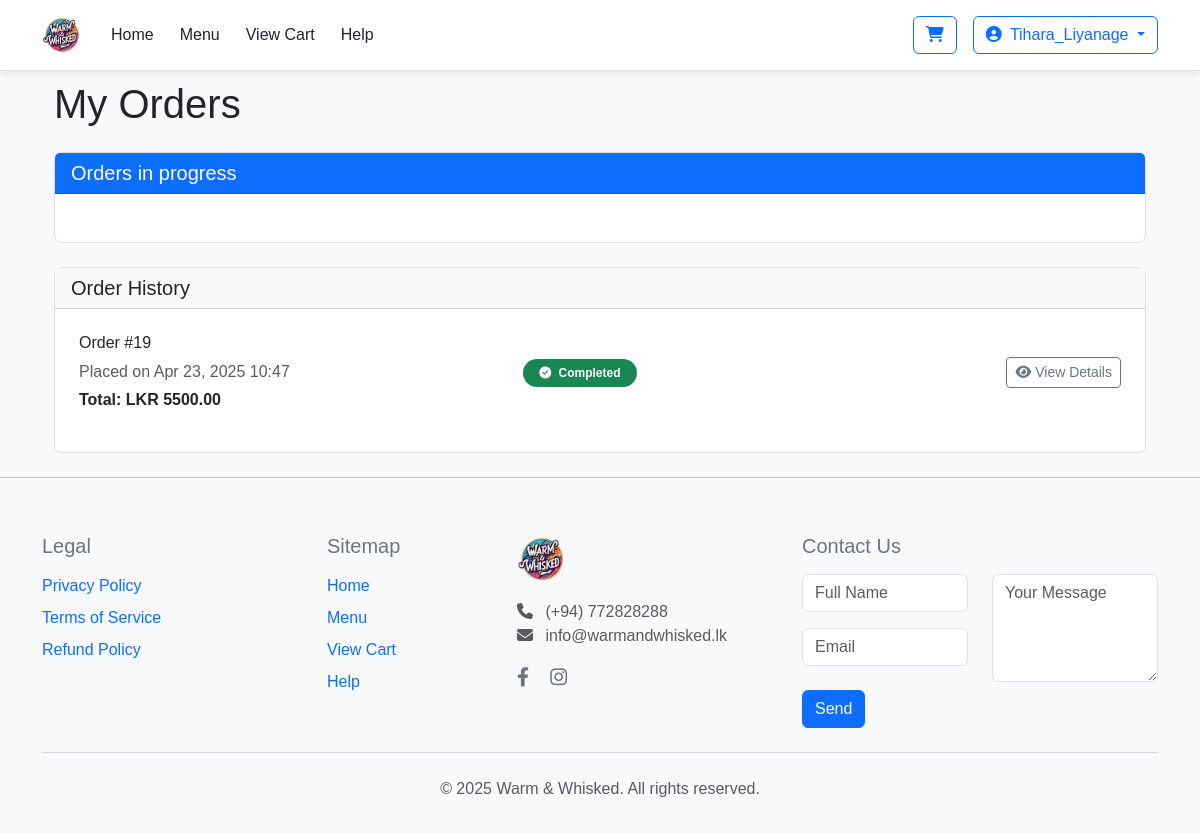
Before: /my-orders/ (signed in) with the older database file.
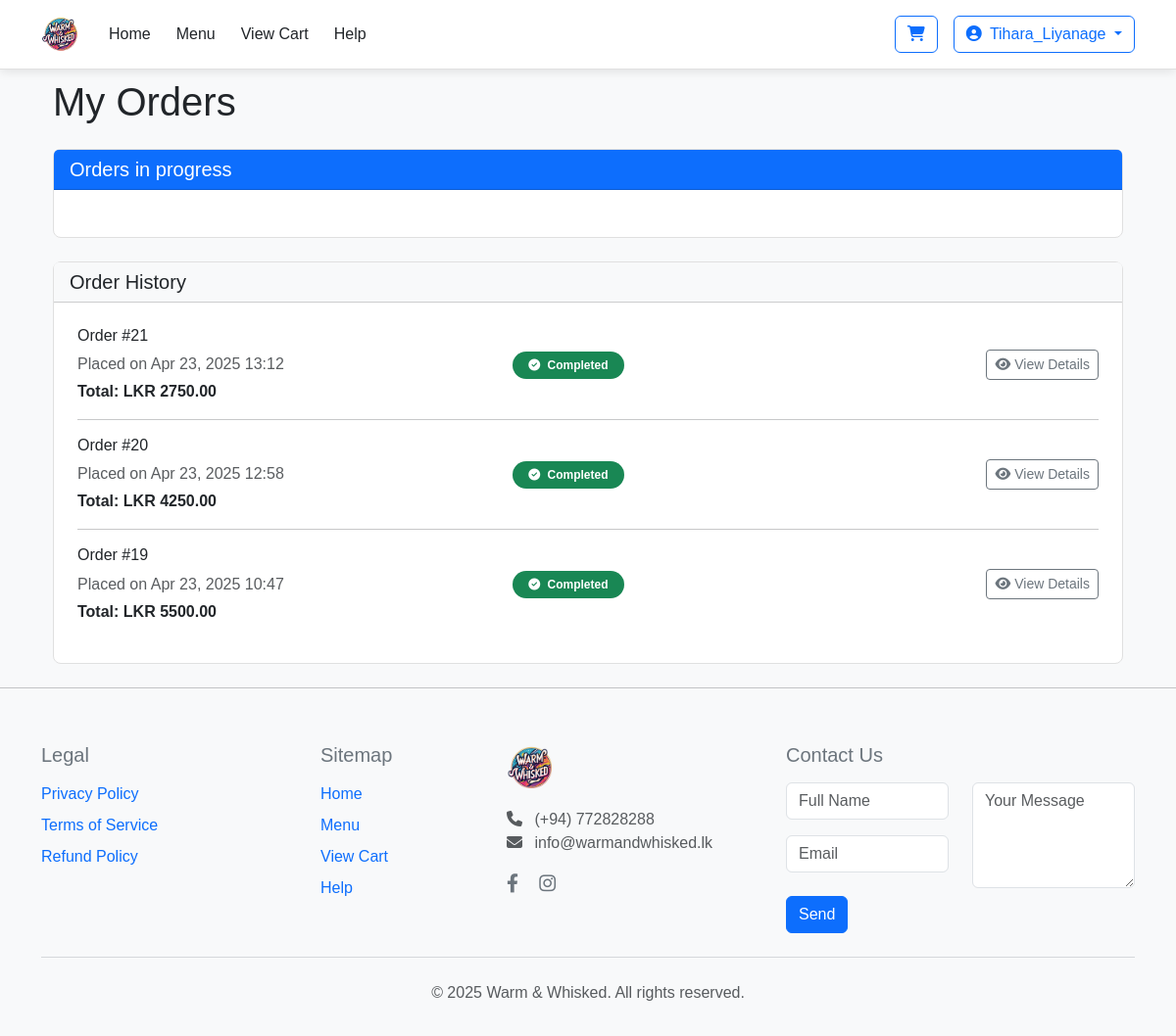
After: the same page with the newer database file.
### orders/models.py (models this page shows, shortened)
class Order(models.Model):
    ORDER_STATUS = (
        ('preparing', 'In Progress'),
        ('ready', 'Ready'),
        ('completed', 'Completed'),
    )
    user = models.ForeignKey(User, on_delete=models.CASCADE)
    created_at = models.DateTimeField(auto_now_add=True)
    status = models.CharField(max_length=20, choices=ORDER_STATUS, default='preparing')
    total = models.DecimalField(max_digits=8, decimal_places=2)
    delivery_address = models.TextField()
    contact_number = models.CharField(max_length=15)
    class Meta:
        ordering = ['-created_at']

### orders/views.py (the view)
# urls.py: path('my-orders/', views.order_tracking, name='order_tracking'),  # Changed path
@login_required
def order_tracking(request):
    orders = Order.objects.filter(user=request.user).order_by('-created_at')
    return render(request, 'orders/my_orders/order_tracking.html', {'orders': orders})

### orders/templates/orders/my_orders/order_tracking.html (shortened to what this page needs)
{% extends 'orders/pages/base.html' %}
{% block content %}
<div class="container">
    <h1 class="mb-4">My Orders</h1>
    <div class="card mb-4">
        <div class="card-header bg-primary text-white">
            <h5 class="mb-0">Orders in progress</h5>
        </div>
        <div class="card-body">
        </div>
    </div>
    <div class="card">
        <div class="card-header bg-light">
            <h5 class="mb-0">Order History</h5>
        </div>
        <div class="card-body">
            {% for order in orders %}
                {% if order.status == 'completed' %}
                <div class="row mb-3 align-items-center">
                    <div class="col-md-5">
                        <h6>Order #{{ order.id }}</h6>
                        <p class="mb-1 text-muted">Placed on {{ order.created_at|date:"M d, Y H:i" }}</p>
                        <p class="mb-0"><strong>Total: LKR {{ order.total }}</strong></p>
                    </div>
                    <div class="col-md-3">
                        <span class="badge rounded-pill bg-success py-2 px-3">
                            <i class="fas fa-check-circle me-1"></i>
                            Completed
                        </span>
                    </div>
                    <div class="col-md-4 text-end">
                        <button class="btn btn-outline-secondary btn-sm"
                                data-bs-toggle="modal"
                                data-bs-target="#orderModal"
                                onclick="loadOrderDetails({{ order.id }})">
                            <i class="fas fa-eye me-1"></i>View Details
                        </button>
                    </div>
                </div>
                {% if not forloop.last %}<hr>{% endif %}
                {% endif %}
            {% empty %}
                <div class="text-center py-3">
                    <i class="fas fa-inbox fa-3x text-muted mb-3"></i>
                    <p class="text-muted">No past orders</p>
                </div>
            {% endfor %}
        </div>
    </div>
</div>
{% endblock %}

### orders/templates/orders/pages/base.html (shortened to what this page needs)
{% load static %}
<!DOCTYPE html>
<html lang="en">
<head>
    <link href="https://cdn.jsdelivr.net/npm/bootstrap@5.3.0/dist/css/bootstrap.min.css" rel="stylesheet">
    <link rel="stylesheet" href="https://cdnjs.cloudflare.com/ajax/libs/font-awesome/6.4.0/css/all.min.css">
    <link rel="stylesheet" href="{% static 'orders/css/style.css' %}">
</head>
<body>
    <nav class="navbar navbar-expand-lg navbar-overlay">
        <div class="container">
            <a class="navbar-brand" href="{% url 'home' %}">
                <img src="{% static 'images/logo.png' %}" alt="Logo" height="40">
            </a>
            <div class="collapse navbar-collapse" id="navbarNav">
                <ul class="navbar-nav me-auto">
                    <li class="nav-item">
                        <a class="nav-link {% if request.resolver_match.url_name == 'home' %}active{% endif %}" href="{% url 'home' %}">Home</a>
                    </li>
                    <li class="nav-item">
                        <a class="nav-link {% if request.resolver_match.url_name == 'orders' %}active{% endif %}" href="{% url 'orders' %}">Menu</a>
                    </li>
                    <li class="nav-item">
                        <a class="nav-link {% if request.resolver_match.url_name == 'cart' %}active{% endif %}" href="{% url 'cart' %}">View Cart</a>
                    </li>
                    <li class="nav-item">
                        <a class="nav-link {% if request.resolver_match.url_name == 'help' %}active{% endif %}" href="{% url 'help' %}">Help</a>
                    </li>
                </ul>
                <div class="d-flex">
                    <a href="{% url 'cart' %}" class="btn btn-outline-primary position-relative me-3">
                        <i class="fas fa-shopping-cart"></i>
                    </a>
                    {% if user.is_authenticated %}
                        <div class="dropdown">
                            <button class="btn btn-outline-primary dropdown-toggle" type="button" id="userDropdown" data-bs-toggle="dropdown">
                                <i class="fas fa-user-circle me-1"></i> {{ user.username }}
                            </button>
                        </div>
                    {% else %}
                        <a href="{% url 'login' %}" class="btn btn-outline-primary me-2">Login</a>
                        <a href="{% url 'signup' %}" class="btn btn-primary">Sign Up</a>
                    {% endif %}
                </div>
            </div>
        </div>
    </nav>
<main class="container main-content">
    {% block content %}{% endblock %}
</main>
<hr class="my-4">
<footer class="footer bg-light py-5">
    <div class="container">
        <div class="row">
            <div class="col-lg-3 col-md-6 mb-4 mb-md-0 order-1">
                <h5 class="mb-3">Legal</h5>
                <ul class="list-unstyled">
                    <li class="mb-2">
                        <a href="{% url 'privacy_policy' %}" class="text-decoration-none">Privacy Policy</a>
                    </li>
                    <li class="mb-2">
                        <a href="{% url 'terms_of_service' %}" class="text-decoration-none">Terms of Service</a>
                    </li>
                    <li class="mb-2">
                        <a href="{% url 'refund_policy' %}" class="text-decoration-none">Refund Policy</a>
                    </li>
                </ul>
            </div>
            <div class="col-lg-2 col-md-6 mb-4 mb-md-0 order-2">
                <h5 class="mb-3">Sitemap</h5>
                <ul class="list-unstyled">
                    <li class="mb-2"><a href="{% url 'home' %}" class="text-decoration-none">Home</a></li>
                    <li class="mb-2"><a href="{% url 'orders' %}" class="text-decoration-none">Menu</a></li>
                    <li class="mb-2"><a href="{% url 'cart' %}" class="text-decoration-none">View Cart</a></li>
                    <li class="mb-2"><a href="{% url 'help' %}" class="text-decoration-none">Help</a></li>
                </ul>
            </div>
            <div class="col-lg-3 col-md-6 mb-4 mb-lg-0 order-3">
                <img src="{% static 'images/logo.png' %}" alt="Warm & Whisked" height="50" class="mb-3">
                <p class="text-muted">
                    <i class="fas fa-phone me-2"></i> (+94) 772828288<br>
                    <i class="fas fa-envelope me-2"></i> info@warmandwhisked.lk
                </p>
                <div class="social-icons">
                    <a href="https://www.facebook.com/profile.php?id=61574591783072" class="text-decoration-none me-3" target="_blank" rel="noopener noreferrer">
                        <i class="fab fa-facebook-f"></i>
                    </a>
                    <a href="https://www.instagram.com/warmandwhiskedbakerymd/" class="text-decoration-none me-3" target="_blank" rel="noopener noreferrer">
                        <i class="fab fa-instagram"></i>
                    </a>
                </div>
            </div>
            <div class="col-lg-4 col-md-6 order-lg-4 order-4">
                <h5 class="mb-3">Contact Us</h5>
                <form method="post" action="{% url 'contact' %}">
                    <div class="row">
                        <div class="col-md-6">
                            <div class="mb-3">
                                <input type="text" class="form-control" name="name" placeholder="Full Name" required>
                            </div>
                            <div class="mb-3">
                                <input type="email" class="form-control" name="email" placeholder="Email" required>
                            </div>
                        </div>
                        <div class="col-md-6">
                            <textarea class="form-control h-100" name="message" placeholder="Your Message" required></textarea>
                        </div>
                    </div>
                    <button type="submit" class="btn btn-primary mt-2">Send</button>
                </form>
            </div>
        </div>
        <hr class="my-4">
        <div class="text-center">
            <p class="text-muted mb-0">&copy; 2025 Warm & Whisked. All rights reserved.</p>
        </div>
    </div>
</footer>
</body>
</html>

### orders/static/orders/css/style.css (style rules this page uses)
body { font-family: 'Arial', sans-serif; background-color: #f8f9fa; color: #212529; margin: 0; padding: 0; }
.navbar { border-bottom: 1px solid #e0e0e0; }
.navbar-brand img { max-height: 50px; }
.nav-link { color: #212529; transition: color 0.3s ease; }
.btn-primary { background-color: #0d6efd; border-color: #0d6efd; }
.btn-outline-primary { color: #0d6efd; border-color: #0d6efd; }
.card { border: 1px solid #e0e0e0; border-radius: 8px; }
.card-header { font-weight: bold; background-color: #f8f9fa; }
.card-body { padding: 1.5rem; }
.footer { background-color: #f8f9fa; color: #6c757d; }
.footer a { color: #0d6efd; text-decoration: none; }
.footer .social-icons a { color: #6c757d; font-size: 1.2rem; margin-right: 10px; }
form input, form textarea { border-radius: 4px; border: 1px solid #ced4da; }
.navbar-overlay { position: fixed; top: 0; left: 0; width: 100%; z-index: 1000; background-color: rgba(255, 255, 255, 0.95); box-shadow: 0 2px 10px rgba(0, 0, 0, 0.1); padding: 10px 0; }
.main-content { padding-top: 80px; }
body { margin: 0; padding: 0; }
.navbar-overlay { position: fixed; top: 0; left: 0; width: 100%; z-index: 1000; background-color: rgba(255, 255, 255, 0.95); box-shadow: 0 2px 10px rgba(0, 0, 0, 0.1); padding: 10px 0; transition: all 0.3s ease; }
.nav-link { padding: 8px 15px; margin: 0 5px; border-radius: 20px; transition: all 0.3s ease; }
.footer { padding-top: 2rem !important; padding-bottom: 2rem !important; }

Changed rows visible on the page:
added Order: id "21", created_at "Apr 23, 2025 13:12", total "2750.00"
added Order: id "20", created_at "Apr 23, 2025 12:58", total "4250.00"
